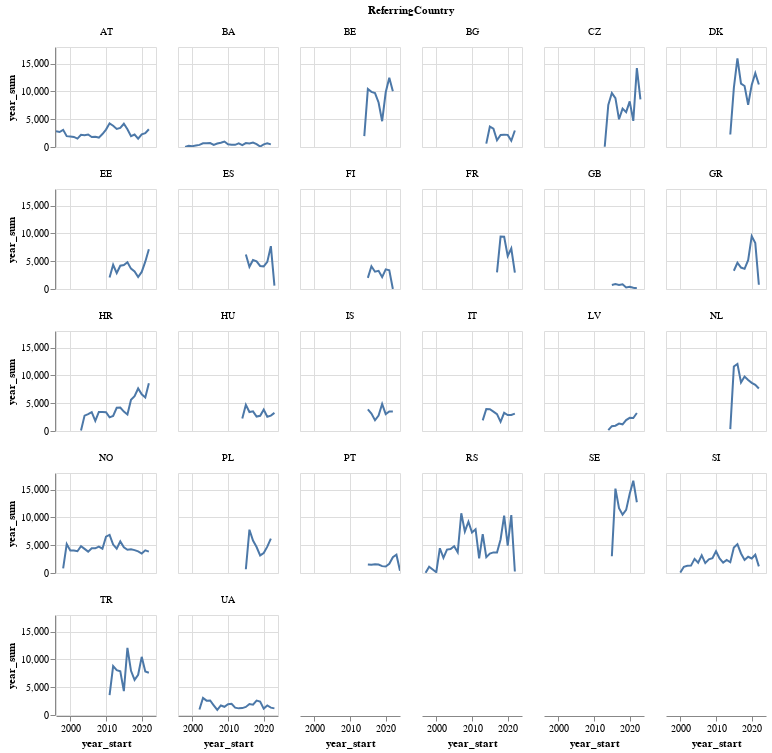

Notebook source saved alongside this figure:
### Code cell
alt.data_transformers.disable_max_rows()

df_yearly = df.group_by("ReferringCountry", "Date").len().sort("Date", descending=False)
df_yearly = df_yearly.with_columns(
    pl.col("Date").dt.truncate("1y").alias("year_start")
)

df_yearly = df_yearly.group_by("year_start", "ReferringCountry").agg([
    pl.col("len").sum().alias("year_sum")])
df_yearly.plot.line(x="year_start", y="year_sum").properties(width=100,height=100).facet(
    facet="ReferringCountry", columns=6
)

### Figure 1 — Vega-Lite specification as saved in the notebook (floating-point values rounded to 4 significant figures; data arrays with more than 128 entries replaced by an {"elided": "..."} marker saying what was removed)
{"config": {"view": {"continuousWidth": 300, "continuousHeight": 300}}, "data": {"name": "data-d1993b509b47640323935d35d42283fd"}, "facet": {"field": "ReferringCountry", "type": "nominal"}, "spec": {"mark": {"type": "line", "tooltip": true}, "encoding": {"x": {"field": "year_start", "type": "temporal"}, "y": {"field": "year_sum", "type": "quantitative"}}, "height": 100, "name": "view_1", "width": 100}, "columns": 6, "params": [{"name": "param_1", "select": {"type": "interval", "encodings": ["x", "y"]}, "bind": "scales", "views": ["view_1"]}], "$schema": "https://vega.github.io/schema/vega-lite/v5.20.1.json", "datasets": {"data-d1993b509b47640323935d35d42283fd": {"elided": "341 records"}}}
